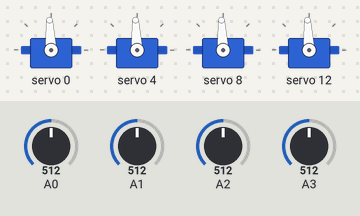
The sketch below on a simulated Arduino Uno, built with avr-gcc and run on an emulated ATmega328P. Parts: 4 × servo. The test bench sets the inputs (shaded band); at power-on: A0 = 512, A1 = 512, A2 = 512, A3 = 512.

Above: at 1.2 s.
1.3 s: A0 set to 660
At 2.1 s:
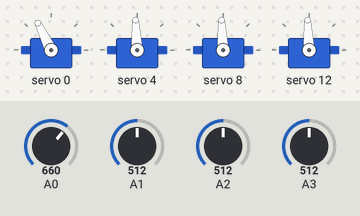
2.8 s: A1 set to 660
At 3.1 s:
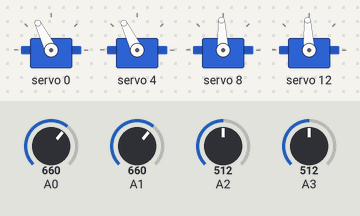
4.3 s: A2 set to 660
At 5.4 s:
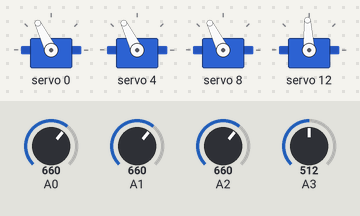
5.8 s: A3 set to 660
At 6.5 s:
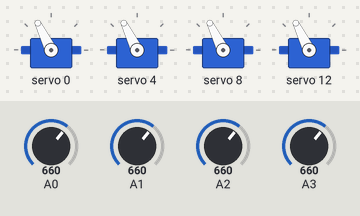
7.3 s: A0 set to 716
At 7.8 s:
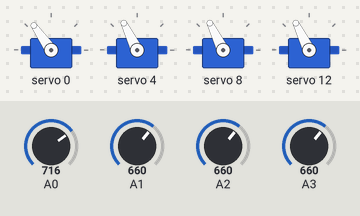
8.8 s: A1 set to 716
At 10.1 s:
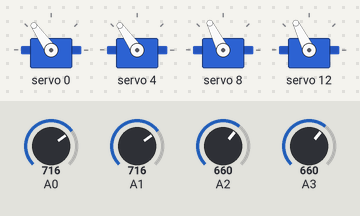
Timing chart, 0 to 11.3 s (numbered marks = the images above; inputs shaded):
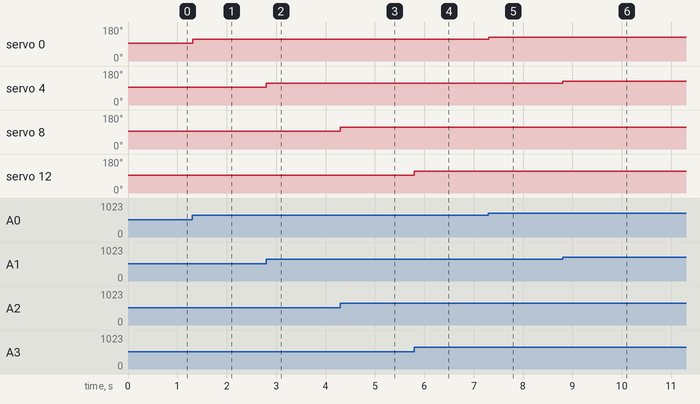

Measured:
- after the input at 1.3 s, servo 0: 93° → 116° at once
- after the input at 2.8 s, servo 4: 93° → 116° at once
- after the input at 4.3 s, servo 8: 93° → 116° at once
- after the input at 5.8 s, servo 12: 93° → 116° at once
- after the input at 7.3 s, servo 0: 116° → 125° at once
- after the input at 8.8 s, servo 4: 116° → 125° at once

The sketch:

pca9685-servomotor-demo.ino
```cpp
/*
  PCA9685 PWM Servo Driver Example
  pca9685-servomotor-demo.ino
  Demonstrates use of 16 channel I2C PWM driver board with 4 servo motors
  Uses Adafruit PWM library
  Uses 4 potentiometers for input

  DroneBot Workshop 2018
  https://dronebotworkshop.com
*/

// Include Wire Library for I2C Communications
#include <Wire.h>

// Include Adafruit PWM Library
#include <Adafruit_PWMServoDriver.h>

#define MIN_PULSE_WIDTH       650
#define MAX_PULSE_WIDTH       2350
#define FREQUENCY             50

Adafruit_PWMServoDriver pwm = Adafruit_PWMServoDriver();

// Define Potentiometer Inputs

int controlA = A0;
int controlB = A1;
int controlC = A2;
int controlD = A3;

// Define Motor Outputs on PCA9685 board

int motorA = 0;
int motorB = 4;
int motorC = 8;
int motorD = 12;

void setup()
{
  pwm.begin();
  pwm.setPWMFreq(FREQUENCY);
}


void moveMotor(int controlIn, int motorOut)
{
  int pulse_wide, pulse_width, potVal;

  // Read values from potentiometer
  potVal = analogRead(controlIn);

  // Convert to pulse width
  pulse_wide = map(potVal, 0, 1023, MIN_PULSE_WIDTH, MAX_PULSE_WIDTH);
  pulse_width = int(float(pulse_wide) / 1000000 * FREQUENCY * 4096);

  //Control Motor
  pwm.setPWM(motorOut, 0, pulse_width);

}

void loop() {

  //Control Motor A
  moveMotor(controlA, motorA);

  //Control Motor B
  moveMotor(controlB, motorB);

  //Control Motor C
  moveMotor(controlC, motorC);

  //Control Motor D
  moveMotor(controlD, motorD);


}
```
